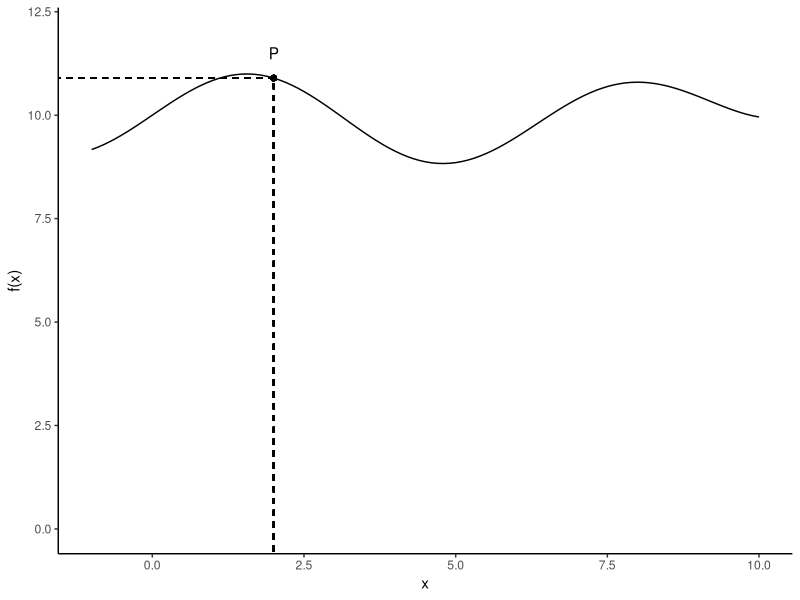
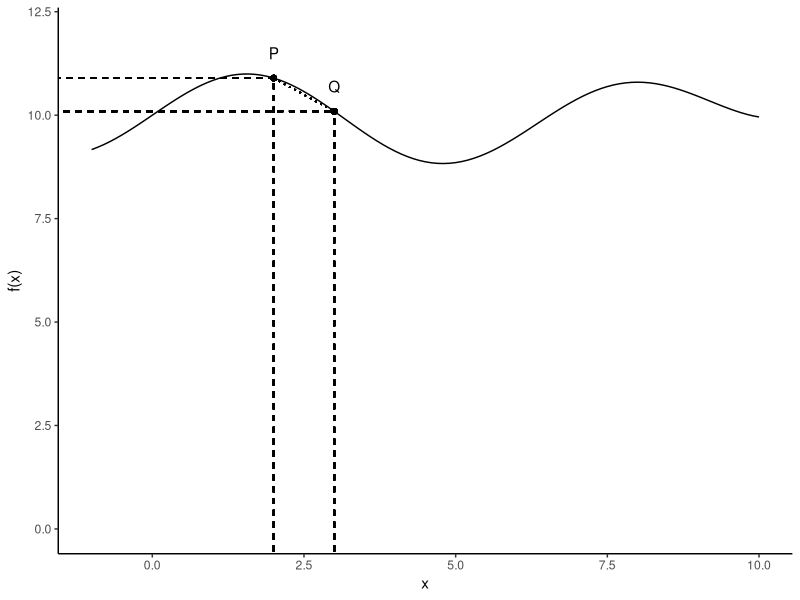
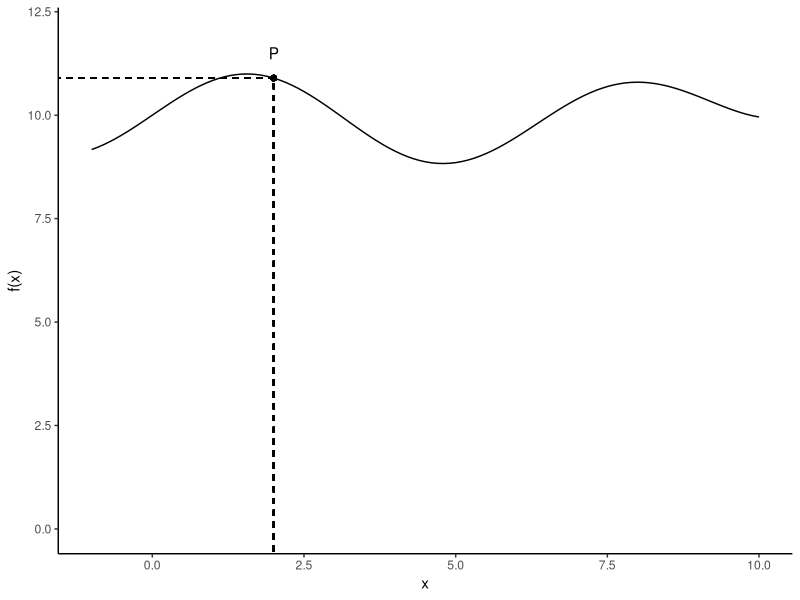
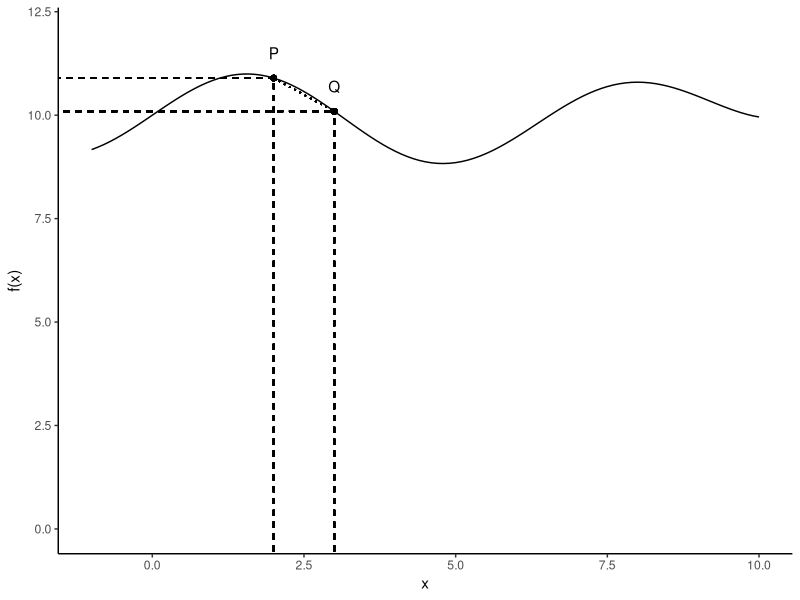

Recreate these plots in R, in order.

library(ggplot2)

x<-seq(-1,10, by=.1)

y<-sin(x)+10+.005*x^2-.005*x^3+.0005*x^4

df<-data.frame(x=x, y=y)



ggplot(df, aes(x, y))+geom_line()+theme_classic()+ylim(c(0,12))+geom_point(aes(x=2, y=sin(2)+10+.005*2^2-.005*2^3+.0005*2^4))+annotate("text", x=2, y=.6+sin(2)+10+.005*2^2-.005*2^3+.0005*2^4, label="P")+labs(x="x", y="f(x)")+geom_segment(x=-2, xend=2, y=sin(2)+10+.005*2^2-.005*2^3+.0005*2^4,yend=sin(2)+10+.005*2^2-.005*2^3+.0005*2^4 , linetype=2)+geom_segment(x=2, xend=2, y=-10,yend=sin(2)+10+.005*2^2-.005*2^3+.0005*2^4 , linetype=2)




ggsave("~/Dropbox/mathCamp/FinalSlides/Lecture4/pointP.png", width=4, height=3)



ggplot(df, aes(x, y))+geom_line()+theme_classic()+ylim(c(0,12))+geom_point(aes(x=2, y=sin(2)+10+.005*2^2-.005*2^3+.0005*2^4))+geom_point(aes(x=3, y=sin(3)+10+.005*3^2-.005*3^3+.0005*3^4))+annotate("text", x=2, y=.6+sin(2)+10+.005*2^2-.005*2^3+.0005*2^4, label="P")+annotate("text",x=3, y=.6+sin(3)+10+.005*3^2-.005*3^3+.0005*3^4, label="Q")+labs(x="x", y="f(x)")+geom_segment(x=-2, xend=2, y=sin(2)+10+.005*2^2-.005*2^3+.0005*2^4,yend=sin(2)+10+.005*2^2-.005*2^3+.0005*2^4 , linetype=2)+geom_segment(x=2, xend=2, y=-10,yend=sin(2)+10+.005*2^2-.005*2^3+.0005*2^4 , linetype=2)+geom_segment(x=-4, xend=3, y=sin(3)+10+.005*3^2-.005*3^3+.0005*3^4,yend=sin(3)+10+.005*3^2-.005*3^3+.0005*3^4 , linetype=2)+geom_segment(x=3, xend=3, y=-10,yend=sin(3)+10+.005*3^2-.005*3^3+.0005*3^4 , linetype=2)+geom_segment(x=2, xend=3, y=sin(2)+10+.005*2^2-.005*2^3+.0005*2^4,yend=sin(3)+10+.005*3^2-.005*3^3+.0005*3^4, linetype=3)




ggsave("~/Dropbox/mathCamp/FinalSlides/Lecture4/pointPandQ.png", width=4, height=3)
